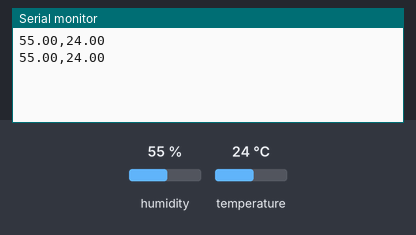
A sketch run on a simulated Arduino Uno, built with avr-gcc and run on an emulated ATmega328P. Parts: the last lines printed to the serial monitor. The test bench sets the inputs (shaded band); at power-on: humidity 55 %, temperature 24 °C.

Above: at 4.8 s.
4.9 s: humidity set to 22 %
At 7.5 s:
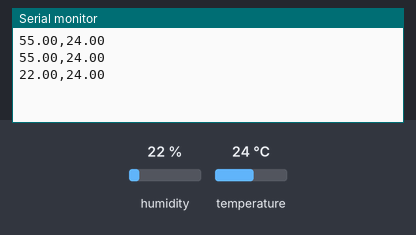
7.9 s: temperature set to 12 °C
At 9.3 s:
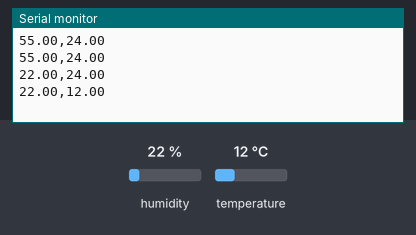
10.9 s: humidity set to 40 %
At 12.8 s:
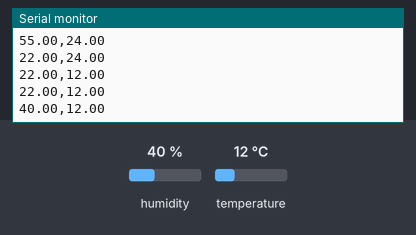
Timing chart, 0 to 14.3 s (numbered marks = the images above; inputs shaded):
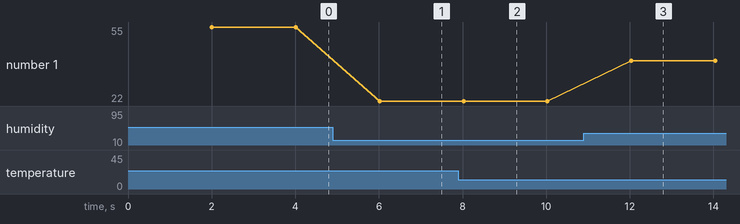

Measured:
- after the input at 4.9 s, the serial monitor: prints a new line after 1.1 s (image 1)
- after the input at 7.9 s, the serial monitor: prints a new line after 0.12 s (image 2)
- after the input at 10.9 s, the serial monitor: prints a new line after 1.1 s (image 3)
- plotted number 1: 55 → 22 after the input at 4.9 s, 22 → 40 after the input at 10.9 s

The sketch:

DHT.ino
```cpp
// Example testing sketch for various DHT humidity/temperature sensors
// Written by ladyada, public domain

// REQUIRES the following Arduino libraries:
// - DHT Sensor Library: https://github.com/adafruit/DHT-sensor-library
// - Adafruit Unified Sensor Lib: https://github.com/adafruit/Adafruit_Sensor

#include "DHT.h"

#define DHTPIN 2
#define DHTTYPE DHT22   // DHT 22  (AM2302), AM2321

DHT dht(DHTPIN, DHTTYPE);

void setup() {
  Serial.begin(9600);

  dht.begin();
}

void loop() {
  // Wait a few seconds between measurements.
  delay(2000);

  // Reading temperature or humidity takes about 250 milliseconds!
  // Sensor readings may also be up to 2 seconds 'old' (its a very slow sensor)
  float h = dht.readHumidity();
  // Read temperature as Celsius (the default)
  float t = dht.readTemperature();

  Serial.print(h);
  Serial.print(',');
  Serial.println(t);

}
```
